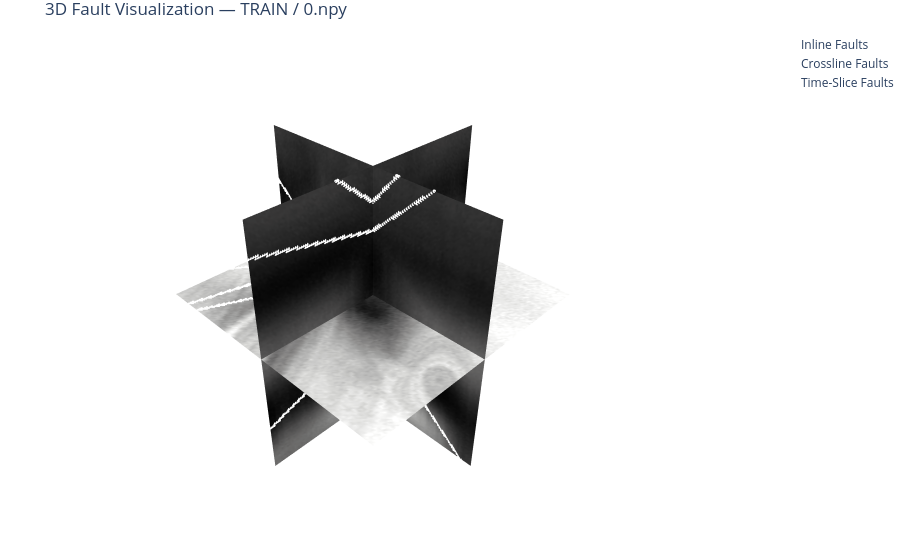
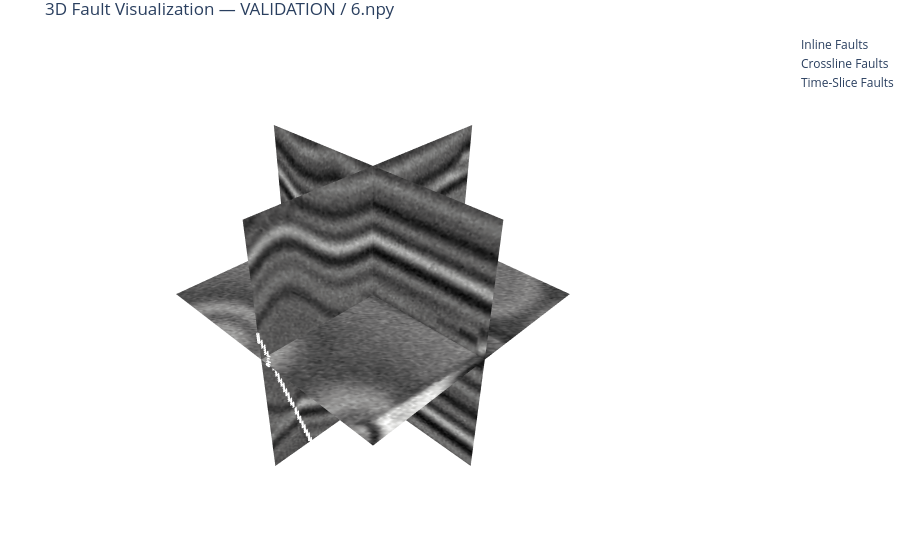

Write notebook code for charts like these, in order.
### Code cell
# PARAMETERS
cube_size = 128  # Adjust as needed
mask_mode = 0    # 0 = binary masks; 1 = multiclass
#base_out = "/Users/roderickperez/Documents/DS_Projects/faultSegm/faultSeg_Wu_2019_Keras/output"

# Normalization helper
def normalize(v):
    return ((v - v.min()) / (v.max() - v.min()) * 255).astype(np.uint8)

# Fault plotting function
def plot_fault_points(fig, slice_mask, axis_index, slice_type, color, label, nx, ny, nz):
    if slice_type == "inline":
        ks, js = np.where(slice_mask)
        fig.add_trace(go.Scatter3d(
            x=np.full_like(ks, axis_index),
            y=js,
            z=nz - 1 - ks,
            mode='markers',
            marker=dict(color=color, size=2, opacity=1),
            name=label
        ))
    elif slice_type == "crossline":
        ks, is_ = np.where(slice_mask)
        fig.add_trace(go.Scatter3d(
            x=is_,
            y=np.full_like(is_, axis_index),
            z=nz - 1 - ks,
            mode='markers',
            marker=dict(color=color, size=2, opacity=1),
            name=label
        ))
    elif slice_type == "timeslice":
        is_, js = np.where(slice_mask)
        fig.add_trace(go.Scatter3d(
            x=is_,
            y=js,
            z=np.full_like(is_, axis_index),
            mode='markers',
            marker=dict(color=color, size=2, opacity=1),
            name=label
        ))

# Loop over splits
for split in ["train", "validation"]:
    seismic_dir = os.path.join(base_out, split, "seis")
    mask_dir = os.path.join(base_out, split, "fault")

    if not (os.path.exists(seismic_dir) and os.path.exists(mask_dir)):
        print(f"[{split}] Skipping: directories not found.")
        continue

    files = sorted(set(os.listdir(seismic_dir)).intersection(os.listdir(mask_dir)))
    if not files:
        print(f"[{split}] No files to visualize.")
        continue

    selected_file = random.choice([f for f in files if f.endswith((".npy", ".dat"))])
    print(f"[{split}] Selected file: {selected_file}")

    # Load data
    seismic_path = os.path.join(seismic_dir, selected_file)
    mask_path = os.path.join(mask_dir, selected_file)

    if selected_file.endswith(".npy"):
        seismic = np.load(seismic_path)
        mask = np.load(mask_path)
    else:
        seismic = np.fromfile(seismic_path, dtype=np.float32).reshape((cube_size, cube_size, cube_size))
        mask = np.fromfile(mask_path, dtype=np.uint8).reshape((cube_size, cube_size, cube_size))

    nx, ny, nz = seismic.shape

    # Slices
    inline     = seismic[nx//2,:,:].T
    crossline  = seismic[:,ny//2,:].T
    timeslice  = seismic[:,:,nz//2]

    inline_m   = mask[nx//2,:,:].T
    cross_m    = mask[:,ny//2,:].T
    timeslice_m= mask[:,:,nz//2]

    inline_norm    = normalize(inline)
    crossline_norm = normalize(crossline)
    timeslice_norm = normalize(timeslice)

    # Create 3D figure
    fig = go.Figure()

    # Seismic surfaces
    fig.add_trace(go.Surface(
        z=np.tile(np.arange(nz)[::-1], (ny, 1)).T,
        x=np.full((nz, ny), nx//2),
        y=np.tile(np.arange(ny), (nz, 1)),
        surfacecolor=inline_norm,
        colorscale="Gray",
        showscale=False,
        opacity=1
    ))
    fig.add_trace(go.Surface(
        z=np.tile(np.arange(nz)[::-1], (nx, 1)).T,
        x=np.tile(np.arange(nx), (nz, 1)),
        y=np.full((nz, nx), ny//2),
        surfacecolor=crossline_norm,
        colorscale="Gray",
        showscale=False,
        opacity=1
    ))
    fig.add_trace(go.Surface(
        z=np.full((ny, nx), nz//2),
        x=np.tile(np.arange(nx), (ny, 1)),
        y=np.tile(np.arange(ny).reshape(-1,1), (1, nx)),
        surfacecolor=np.rot90(timeslice_norm, k=-1),
        colorscale="Gray",
        showscale=False,
        opacity=1
    ))

    # Fault overlays
    if mask_mode == 0:
        plot_fault_points(fig, inline_m==1, nx//2, "inline", "white", "Inline Faults", nx, ny, nz)
        plot_fault_points(fig, cross_m==1, ny//2, "crossline", "white", "Crossline Faults", nx, ny, nz)
        plot_fault_points(fig, timeslice_m==1, nz//2, "timeslice", "white", "Time-Slice Faults", nx, ny, nz)
    elif mask_mode == 1:
        plot_fault_points(fig, inline_m==1, nx//2, "inline", "green", "Inline Normal Faults", nx, ny, nz)
        plot_fault_points(fig, inline_m==2, nx//2, "inline", "purple", "Inline Inverse Faults", nx, ny, nz)
        plot_fault_points(fig, cross_m==1, ny//2, "crossline", "green", "Crossline Normal Faults", nx, ny, nz)
        plot_fault_points(fig, cross_m==2, ny//2, "crossline", "purple", "Crossline Inverse Faults", nx, ny, nz)
        plot_fault_points(fig, timeslice_m==1, nz//2, "timeslice", "green", "Time-Slice Normal Faults", nx, ny, nz)
        plot_fault_points(fig, timeslice_m==2, nz//2, "timeslice", "purple", "Time-Slice Inverse Faults", nx, ny, nz)

    # Layout
    fig.update_layout(
        title=f"3D Fault Visualization — {split.upper()} / {selected_file}",
        scene=dict(
            xaxis=dict(visible=False),
            yaxis=dict(visible=False),
            zaxis=dict(visible=False),
            aspectmode="data"
        ),
        margin=dict(l=0, r=0, t=30, b=0)
    )

    fig.show()

### Figure 1 — Plotly figure (JSON) as saved in the notebook; plotly's stock layout.template omitted (floating-point values rounded to 4 significant figures; data arrays with more than 128 entries replaced by an {"elided": "..."} marker saying what was removed)
{"data": [{"colorscale": [[0, "rgb(0, 0, 0)"], [0.09091, "rgb(16, 16, 16)"], [0.1818, "rgb(38, 38, 38)"], [0.2727, "rgb(59, 59, 59)"], [0.3636, "rgb(81, 80, 80)"], [0.4545, "rgb(102, 101, 101)"], [0.5455, "rgb(124, 123, 122)"], [0.6364, "rgb(146, 146, 145)"], [0.7273, "rgb(171, 171, 170)"], [0.8182, "rgb(197, 197, 195)"], [0.9091, "rgb(224, 224, 223)"], [1, "rgb(254, 254, 253)"]], "opacity": 1, "showscale": false, "surfacecolor": {"elided": "128x128 int values"}, "type": "surface", "x": {"elided": "128x128 int values"}, "y": {"elided": "128x128 int values"}, "z": {"elided": "128x128 int values"}}, {"colorscale": [[0, "rgb(0, 0, 0)"], [0.09091, "rgb(16, 16, 16)"], [0.1818, "rgb(38, 38, 38)"], [0.2727, "rgb(59, 59, 59)"], [0.3636, "rgb(81, 80, 80)"], [0.4545, "rgb(102, 101, 101)"], [0.5455, "rgb(124, 123, 122)"], [0.6364, "rgb(146, 146, 145)"], [0.7273, "rgb(171, 171, 170)"], [0.8182, "rgb(197, 197, 195)"], [0.9091, "rgb(224, 224, 223)"], [1, "rgb(254, 254, 253)"]], "opacity": 1, "showscale": false, "surfacecolor": {"elided": "128x128 int values"}, "type": "surface", "x": {"elided": "128x128 int values"}, "y": {"elided": "128x128 int values"}, "z": {"elided": "128x128 int values"}}, {"colorscale": [[0, "rgb(0, 0, 0)"], [0.09091, "rgb(16, 16, 16)"], [0.1818, "rgb(38, 38, 38)"], [0.2727, "rgb(59, 59, 59)"], [0.3636, "rgb(81, 80, 80)"], [0.4545, "rgb(102, 101, 101)"], [0.5455, "rgb(124, 123, 122)"], [0.6364, "rgb(146, 146, 145)"], [0.7273, "rgb(171, 171, 170)"], [0.8182, "rgb(197, 197, 195)"], [0.9091, "rgb(224, 224, 223)"], [1, "rgb(254, 254, 253)"]], "opacity": 1, "showscale": false, "surfacecolor": {"elided": "128x128 int values"}, "type": "surface", "x": {"elided": "128x128 int values"}, "y": {"elided": "128x128 int values"}, "z": {"elided": "128x128 int values"}}, {"marker": {"color": "white", "opacity": 1, "size": 2}, "mode": "markers", "name": "Inline Faults", "type": "scatter3d", "x": {"elided": "423 int values"}, "y": {"elided": "423 int values"}, "z": {"elided": "423 int values"}}, {"marker": {"color": "white", "opacity": 1, "size": 2}, "mode": "markers", "name": "Crossline Faults", "type": "scatter3d", "x": {"elided": "487 int values"}, "y": {"elided": "487 int values"}, "z": {"elided": "487 int values"}}, {"marker": {"color": "white", "opacity": 1, "size": 2}, "mode": "markers", "name": "Time-Slice Faults", "type": "scatter3d", "x": {"elided": "542 int values"}, "y": {"elided": "542 int values"}, "z": {"elided": "542 int values"}}], "layout": {"margin": {"b": 0, "l": 0, "r": 0, "t": 30}, "scene": {"aspectmode": "data", "xaxis": {"visible": false}, "yaxis": {"visible": false}, "zaxis": {"visible": false}}, "title": {"text": "3D Fault Visualization — TRAIN / 0.npy"}}}

### Figure 2 — Plotly figure (JSON) as saved in the notebook; plotly's stock layout.template omitted (floating-point values rounded to 4 significant figures; data arrays with more than 128 entries replaced by an {"elided": "..."} marker saying what was removed)
{"data": [{"colorscale": [[0, "rgb(0, 0, 0)"], [0.09091, "rgb(16, 16, 16)"], [0.1818, "rgb(38, 38, 38)"], [0.2727, "rgb(59, 59, 59)"], [0.3636, "rgb(81, 80, 80)"], [0.4545, "rgb(102, 101, 101)"], [0.5455, "rgb(124, 123, 122)"], [0.6364, "rgb(146, 146, 145)"], [0.7273, "rgb(171, 171, 170)"], [0.8182, "rgb(197, 197, 195)"], [0.9091, "rgb(224, 224, 223)"], [1, "rgb(254, 254, 253)"]], "opacity": 1, "showscale": false, "surfacecolor": {"elided": "128x128 int values"}, "type": "surface", "x": {"elided": "128x128 int values"}, "y": {"elided": "128x128 int values"}, "z": {"elided": "128x128 int values"}}, {"colorscale": [[0, "rgb(0, 0, 0)"], [0.09091, "rgb(16, 16, 16)"], [0.1818, "rgb(38, 38, 38)"], [0.2727, "rgb(59, 59, 59)"], [0.3636, "rgb(81, 80, 80)"], [0.4545, "rgb(102, 101, 101)"], [0.5455, "rgb(124, 123, 122)"], [0.6364, "rgb(146, 146, 145)"], [0.7273, "rgb(171, 171, 170)"], [0.8182, "rgb(197, 197, 195)"], [0.9091, "rgb(224, 224, 223)"], [1, "rgb(254, 254, 253)"]], "opacity": 1, "showscale": false, "surfacecolor": {"elided": "128x128 int values"}, "type": "surface", "x": {"elided": "128x128 int values"}, "y": {"elided": "128x128 int values"}, "z": {"elided": "128x128 int values"}}, {"colorscale": [[0, "rgb(0, 0, 0)"], [0.09091, "rgb(16, 16, 16)"], [0.1818, "rgb(38, 38, 38)"], [0.2727, "rgb(59, 59, 59)"], [0.3636, "rgb(81, 80, 80)"], [0.4545, "rgb(102, 101, 101)"], [0.5455, "rgb(124, 123, 122)"], [0.6364, "rgb(146, 146, 145)"], [0.7273, "rgb(171, 171, 170)"], [0.8182, "rgb(197, 197, 195)"], [0.9091, "rgb(224, 224, 223)"], [1, "rgb(254, 254, 253)"]], "opacity": 1, "showscale": false, "surfacecolor": {"elided": "128x128 int values"}, "type": "surface", "x": {"elided": "128x128 int values"}, "y": {"elided": "128x128 int values"}, "z": {"elided": "128x128 int values"}}, {"marker": {"color": "white", "opacity": 1, "size": 2}, "mode": "markers", "name": "Inline Faults", "type": "scatter3d", "x": [64, 64, 64, 64, 64, 64, 64, 64, 64, 64, 64, 64, 64, 64, 64, 64, 64], "y": [0, 0, 0, 1, 0, 1, 1, 2, 1, 2, 2, 2, 3, 2, 3, 3, 4], "z": [9, 8, 7, 7, 6, 6, 5, 5, 4, 4, 3, 2, 2, 1, 1, 0, 0]}, {"marker": {"color": "white", "opacity": 1, "size": 2}, "mode": "markers", "name": "Crossline Faults", "type": "scatter3d", "x": [127, 127, 127, 127, 126, 127, 126, 126, 125, 126, 125, 125, 125, 124, 125, 124, 124, 124, 123, 123, 123, 122, 123, 122, 122, 122, 121, 121, 121, 120, 121, 120, 120, 120, 119, 120, 119, 119, 118, 119, 118, 118, 118, 117, 118, 117, 117, 116, 117, 116, 116, 116, 115, 116, 115, 115, 114, 115, 114, 114, 113, 113, 113, 112, 113, 112, 112, 112, 111, 112, 111, 111, 111, 110, 110, 110, 109, 110, 109, 109, 109, 108, 109, 108, 108, 107, 108, 107, 107, 107, 106, 107, 106, 106], "y": [64, 64, 64, 64, 64, 64, 64, 64, 64, 64, 64, 64, 64, 64, 64, 64, 64, 64, 64, 64, 64, 64, 64, 64, 64, 64, 64, 64, 64, 64, 64, 64, 64, 64, 64, 64, 64, 64, 64, 64, 64, 64, 64, 64, 64, 64, 64, 64, 64, 64, 64, 64, 64, 64, 64, 64, 64, 64, 64, 64, 64, 64, 64, 64, 64, 64, 64, 64, 64, 64, 64, 64, 64, 64, 64, 64, 64, 64, 64, 64, 64, 64, 64, 64, 64, 64, 64, 64, 64, 64, 64, 64, 64, 64], "z": [77, 76, 75, 74, 73, 73, 72, 71, 70, 70, 69, 68, 67, 66, 66, 65, 64, 63, 62, 61, 60, 59, 59, 58, 57, 56, 55, 54, 53, 52, 52, 51, 50, 49, 48, 48, 47, 46, 45, 45, 44, 43, 42, 41, 41, 40, 39, 38, 38, 37, 36, 35, 34, 34, 33, 32, 31, 31, 30, 29, 27, 26, 25, 24, 24, 23, 22, 21, 20, 20, 19, 18, 17, 16, 15, 14, 13, 13, 12, 11, 10, 9, 9, 8, 7, 6, 6, 5, 4, 3, 2, 2, 1, 0]}, {"marker": {"color": "white", "opacity": 1, "size": 2}, "mode": "markers", "name": "Time-Slice Faults", "type": "scatter3d", "x": [79, 80, 80, 81, 82, 82, 83, 84, 84, 85, 85, 86, 86, 87, 87, 88, 88, 89, 89, 90, 91, 91, 92, 93, 93, 94, 95, 95, 96, 96, 97, 97, 98, 98, 99, 99, 100, 100, 101, 102, 102, 103, 104, 104, 105, 105, 106, 106, 107, 107, 108, 108, 109, 109, 110, 110, 111, 111, 112, 113, 113, 114, 115, 115, 116, 116, 117, 117, 118, 118, 119, 119, 120, 120, 121, 121, 122, 122, 123, 124, 124, 125, 126, 126, 127, 127], "y": [0, 0, 1, 2, 3, 4, 5, 6, 7, 7, 8, 9, 10, 10, 11, 12, 13, 13, 14, 15, 16, 17, 18, 19, 20, 21, 22, 23, 23, 24, 25, 26, 26, 27, 28, 29, 29, 30, 31, 32, 33, 34, 35, 36, 36, 37, 38, 39, 39, 40, 41, 42, 42, 43, 44, 45, 45, 46, 47, 48, 49, 50, 51, 52, 52, 53, 54, 55, 55, 56, 57, 58, 58, 59, 60, 61, 61, 62, 63, 64, 65, 66, 67, 68, 68, 69], "z": [64, 64, 64, 64, 64, 64, 64, 64, 64, 64, 64, 64, 64, 64, 64, 64, 64, 64, 64, 64, 64, 64, 64, 64, 64, 64, 64, 64, 64, 64, 64, 64, 64, 64, 64, 64, 64, 64, 64, 64, 64, 64, 64, 64, 64, 64, 64, 64, 64, 64, 64, 64, 64, 64, 64, 64, 64, 64, 64, 64, 64, 64, 64, 64, 64, 64, 64, 64, 64, 64, 64, 64, 64, 64, 64, 64, 64, 64, 64, 64, 64, 64, 64, 64, 64, 64]}], "layout": {"margin": {"b": 0, "l": 0, "r": 0, "t": 30}, "scene": {"aspectmode": "data", "xaxis": {"visible": false}, "yaxis": {"visible": false}, "zaxis": {"visible": false}}, "title": {"text": "3D Fault Visualization — VALIDATION / 6.npy"}}}
